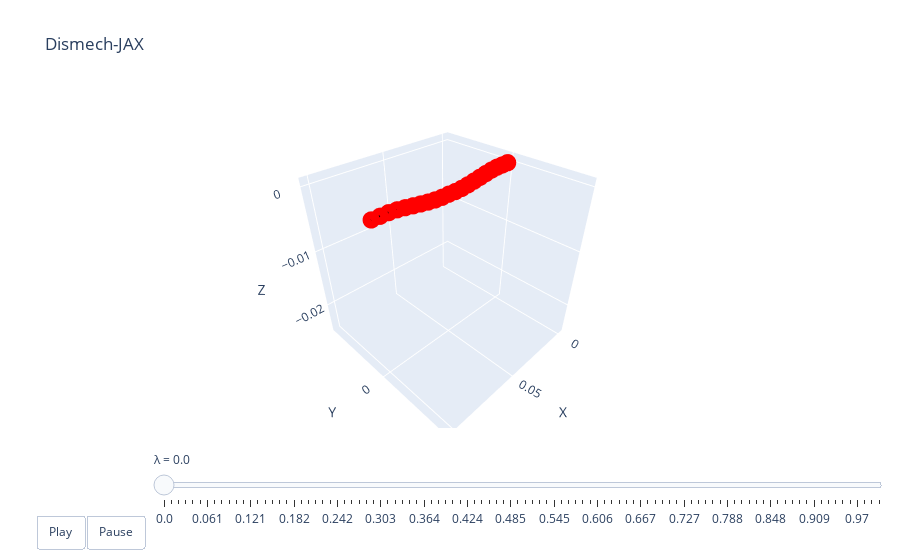

Notebook code for this chart:
### Code cell
lambdas = jnp.linspace(0, 1.0, 100)
xf_test = sim.solve(lambdas, xf0, final_Theta, aux, state, nsteps=10)
xb_star = jax.vmap(fixed_0, (0, None))(lambdas, aux)
qs = jax.vmap(get_q, (0, 0, None))(xf_test, xb_star, aux)
dismech.animate(lambdas, qs, top)

### Figure 1 — Plotly figure (JSON) as saved in the notebook; plotly's stock layout.template omitted (floating-point values rounded to 4 significant figures)
{"data": [{"line": {"color": "black", "width": 4}, "marker": {"color": "red", "size": 6}, "mode": "lines+markers", "name": "edges", "type": "scatter3d", "x": [0, 0.005, null, 0.005, 0.01, null, 0.01, 0.015, null, 0.015, 0.02, null, 0.02, 0.025, null, 0.025, 0.03, null, 0.03, 0.035, null, 0.035, 0.04, null, 0.04, 0.045, null, 0.045, 0.05, null, 0.05, 0.055, null, 0.055, 0.06, null, 0.06, 0.065, null, 0.065, 0.07, null, 0.07, 0.075, null, 0.075, 0.08, null, 0.08, 0.085, null, 0.085, 0.09, null, 0.09, 0.095, null, 0.095, 0.1, null], "y": [0, 0, null, 0, 0, null, 0, 0, null, 0, 0, null, 0, 0, null, 0, 0, null, 0, 0, null, 0, 0, null, 0, 0, null, 0, 0, null, 0, 0, null, 0, 0, null, 0, 0, null, 0, 0, null, 0, 0, null, 0, 0, null, 0, 0, null, 0, 0, null, 0, 0, null, 0, 0, null], "z": [0, 0, null, 0, 0, null, 0, -9.036e-05, null, -9.036e-05, -0.0002559, null, -0.0002559, -0.0004422, null, -0.0004422, -0.0006276, null, -0.0006276, -0.0007964, null, -0.0007964, -0.0009229, null, -0.0009229, -0.0009751, null, -0.0009751, -0.0009439, null, -0.0009439, -0.0009751, null, -0.0009751, -0.0009229, null, -0.0009229, -0.0007964, null, -0.0007964, -0.0006276, null, -0.0006276, -0.0004422, null, -0.0004422, -0.0002559, null, -0.0002559, -9.036e-05, null, -9.036e-05, 0, null, 0, 0, null, 0, 0, null]}], "layout": {"scene": {"xaxis": {"range": [-0.005, 0.105], "title": {"text": "X"}}, "yaxis": {"range": [-0.0004773, 0.0004639], "title": {"text": "Y"}}, "zaxis": {"range": [-0.02547, 0.001213], "title": {"text": "Z"}}}, "sliders": [{"currentvalue": {"prefix": "λ = "}, "steps": [{"args": [["0.0"], {"frame": {"duration": 50, "redraw": true}, "mode": "immediate"}], "label": "0.0", "method": "animate"}, {"args": [["0.01"], {"frame": {"duration": 50, "redraw": true}, "mode": "immediate"}], "label": "0.01", "method": "animate"}, {"args": [["0.02"], {"frame": {"duration": 50, "redraw": true}, "mode": "immediate"}], "label": "0.02", "method": "animate"}, {"args": [["0.03"], {"frame": {"duration": 50, "redraw": true}, "mode": "immediate"}], "label": "0.03", "method": "animate"}, {"args": [["0.04"], {"frame": {"duration": 50, "redraw": true}, "mode": "immediate"}], "label": "0.04", "method": "animate"}, {"args": [["0.051"], {"frame": {"duration": 50, "redraw": true}, "mode": "immediate"}], "label": "0.051", "method": "animate"}, {"args": [["0.061"], {"frame": {"duration": 50, "redraw": true}, "mode": "immediate"}], "label": "0.061", "method": "animate"}, {"args": [["0.071"], {"frame": {"duration": 50, "redraw": true}, "mode": "immediate"}], "label": "0.071", "method": "animate"}, {"args": [["0.081"], {"frame": {"duration": 50, "redraw": true}, "mode": "immediate"}], "label": "0.081", "method": "animate"}, {"args": [["0.091"], {"frame": {"duration": 50, "redraw": true}, "mode": "immediate"}], "label": "0.091", "method": "animate"}, {"args": [["0.101"], {"frame": {"duration": 50, "redraw": true}, "mode": "immediate"}], "label": "0.101", "method": "animate"}, {"args": [["0.111"], {"frame": {"duration": 50, "redraw": true}, "mode": "immediate"}], "label": "0.111", "method": "animate"}, {"args": [["0.121"], {"frame": {"duration": 50, "redraw": true}, "mode": "immediate"}], "label": "0.121", "method": "animate"}, {"args": [["0.131"], {"frame": {"duration": 50, "redraw": true}, "mode": "immediate"}], "label": "0.131", "method": "animate"}, {"args": [["0.141"], {"frame": {"duration": 50, "redraw": true}, "mode": "immediate"}], "label": "0.141", "method": "animate"}, {"args": [["0.152"], {"frame": {"duration": 50, "redraw": true}, "mode": "immediate"}], "label": "0.152", "method": "animate"}, {"args": [["0.162"], {"frame": {"duration": 50, "redraw": true}, "mode": "immediate"}], "label": "0.162", "method": "animate"}, {"args": [["0.172"], {"frame": {"duration": 50, "redraw": true}, "mode": "immediate"}], "label": "0.172", "method": "animate"}, {"args": [["0.182"], {"frame": {"duration": 50, "redraw": true}, "mode": "immediate"}], "label": "0.182", "method": "animate"}, {"args": [["0.192"], {"frame": {"duration": 50, "redraw": true}, "mode": "immediate"}], "label": "0.192", "method": "animate"}, {"args": [["0.202"], {"frame": {"duration": 50, "redraw": true}, "mode": "immediate"}], "label": "0.202", "method": "animate"}, {"args": [["0.212"], {"frame": {"duration": 50, "redraw": true}, "mode": "immediate"}], "label": "0.212", "method": "animate"}, {"args": [["0.222"], {"frame": {"duration": 50, "redraw": true}, "mode": "immediate"}], "label": "0.222", "method": "animate"}, {"args": [["0.232"], {"frame": {"duration": 50, "redraw": true}, "mode": "immediate"}], "label": "0.232", "method": "animate"}, {"args": [["0.242"], {"frame": {"duration": 50, "redraw": true}, "mode": "immediate"}], "label": "0.242", "method": "animate"}, {"args": [["0.253"], {"frame": {"duration": 50, "redraw": true}, "mode": "immediate"}], "label": "0.253", "method": "animate"}, {"args": [["0.263"], {"frame": {"duration": 50, "redraw": true}, "mode": "immediate"}], "label": "0.263", "method": "animate"}, {"args": [["0.273"], {"frame": {"duration": 50, "redraw": true}, "mode": "immediate"}], "label": "0.273", "method": "animate"}, {"args": [["0.283"], {"frame": {"duration": 50, "redraw": true}, "mode": "immediate"}], "label": "0.283", "method": "animate"}, {"args": [["0.293"], {"frame": {"duration": 50, "redraw": true}, "mode": "immediate"}], "label": "0.293", "method": "animate"}, {"args": [["0.303"], {"frame": {"duration": 50, "redraw": true}, "mode": "immediate"}], "label": "0.303", "method": "animate"}, {"args": [["0.313"], {"frame": {"duration": 50, "redraw": true}, "mode": "immediate"}], "label": "0.313", "method": "animate"}, {"args": [["0.323"], {"frame": {"duration": 50, "redraw": true}, "mode": "immediate"}], "label": "0.323", "method": "animate"}, {"args": [["0.333"], {"frame": {"duration": 50, "redraw": true}, "mode": "immediate"}], "label": "0.333", "method": "animate"}, {"args": [["0.343"], {"frame": {"duration": 50, "redraw": true}, "mode": "immediate"}], "label": "0.343", "method": "animate"}, {"args": [["0.354"], {"frame": {"duration": 50, "redraw": true}, "mode": "immediate"}], "label": "0.354", "method": "animate"}, {"args": [["0.364"], {"frame": {"duration": 50, "redraw": true}, "mode": "immediate"}], "label": "0.364", "method": "animate"}, {"args": [["0.374"], {"frame": {"duration": 50, "redraw": true}, "mode": "immediate"}], "label": "0.374", "method": "animate"}, {"args": [["0.384"], {"frame": {"duration": 50, "redraw": true}, "mode": "immediate"}], "label": "0.384", "method": "animate"}, {"args": [["0.394"], {"frame": {"duration": 50, "redraw": true}, "mode": "immediate"}], "label": "0.394", "method": "animate"}, {"args": [["0.404"], {"frame": {"duration": 50, "redraw": true}, "mode": "immediate"}], "label": "0.404", "method": "animate"}, {"args": [["0.414"], {"frame": {"duration": 50, "redraw": true}, "mode": "immediate"}], "label": "0.414", "method": "animate"}, {"args": [["0.424"], {"frame": {"duration": 50, "redraw": true}, "mode": "immediate"}], "label": "0.424", "method": "animate"}, {"args": [["0.434"], {"frame": {"duration": 50, "redraw": true}, "mode": "immediate"}], "label": "0.434", "method": "animate"}, {"args": [["0.444"], {"frame": {"duration": 50, "redraw": true}, "mode": "immediate"}], "label": "0.444", "method": "animate"}, {"args": [["0.455"], {"frame": {"duration": 50, "redraw": true}, "mode": "immediate"}], "label": "0.455", "method": "animate"}, {"args": [["0.465"], {"frame": {"duration": 50, "redraw": true}, "mode": "immediate"}], "label": "0.465", "method": "animate"}, {"args": [["0.475"], {"frame": {"duration": 50, "redraw": true}, "mode": "immediate"}], "label": "0.475", "method": "animate"}, {"args": [["0.485"], {"frame": {"duration": 50, "redraw": true}, "mode": "immediate"}], "label": "0.485", "method": "animate"}, {"args": [["0.495"], {"frame": {"duration": 50, "redraw": true}, "mode": "immediate"}], "label": "0.495", "method": "animate"}, {"args": [["0.505"], {"frame": {"duration": 50, "redraw": true}, "mode": "immediate"}], "label": "0.505", "method": "animate"}, {"args": [["0.515"], {"frame": {"duration": 50, "redraw": true}, "mode": "immediate"}], "label": "0.515", "method": "animate"}, {"args": [["0.525"], {"frame": {"duration": 50, "redraw": true}, "mode": "immediate"}], "label": "0.525", "method": "animate"}, {"args": [["0.535"], {"frame": {"duration": 50, "redraw": true}, "mode": "immediate"}], "label": "0.535", "method": "animate"}, {"args": [["0.545"], {"frame": {"duration": 50, "redraw": true}, "mode": "immediate"}], "label": "0.545", "method": "animate"}, {"args": [["0.556"], {"frame": {"duration": 50, "redraw": true}, "mode": "immediate"}], "label": "0.556", "method": "animate"}, {"args": [["0.566"], {"frame": {"duration": 50, "redraw": true}, "mode": "immediate"}], "label": "0.566", "method": "animate"}, {"args": [["0.576"], {"frame": {"duration": 50, "redraw": true}, "mode": "immediate"}], "label": "0.576", "method": "animate"}, {"args": [["0.586"], {"frame": {"duration": 50, "redraw": true}, "mode": "immediate"}], "label": "0.586", "method": "animate"}, {"args": [["0.596"], {"frame": {"duration": 50, "redraw": true}, "mode": "immediate"}], "label": "0.596", "method": "animate"}, {"args": [["0.606"], {"frame": {"duration": 50, "redraw": true}, "mode": "immediate"}], "label": "0.606", "method": "animate"}, {"args": [["0.616"], {"frame": {"duration": 50, "redraw": true}, "mode": "immediate"}], "label": "0.616", "method": "animate"}, {"args": [["0.626"], {"frame": {"duration": 50, "redraw": true}, "mode": "immediate"}], "label": "0.626", "method": "animate"}, {"args": [["0.636"], {"frame": {"duration": 50, "redraw": true}, "mode": "immediate"}], "label": "0.636", "method": "animate"}, {"args": [["0.646"], {"frame": {"duration": 50, "redraw": true}, "mode": "immediate"}], "label": "0.646", "method": "animate"}, {"args": [["0.657"], {"frame": {"duration": 50, "redraw": true}, "mode": "immediate"}], "label": "0.657", "method": "animate"}, {"args": [["0.667"], {"frame": {"duration": 50, "redraw": true}, "mode": "immediate"}], "label": "0.667", "method": "animate"}, {"args": [["0.677"], {"frame": {"duration": 50, "redraw": true}, "mode": "immediate"}], "label": "0.677", "method": "animate"}, {"args": [["0.687"], {"frame": {"duration": 50, "redraw": true}, "mode": "immediate"}], "label": "0.687", "method": "animate"}, {"args": [["0.697"], {"frame": {"duration": 50, "redraw": true}, "mode": "immediate"}], "label": "0.697", "method": "animate"}, {"args": [["0.707"], {"frame": {"duration": 50, "redraw": true}, "mode": "immediate"}], "label": "0.707", "method": "animate"}, {"args": [["0.717"], {"frame": {"duration": 50, "redraw": true}, "mode": "immediate"}], "label": "0.717", "method": "animate"}, {"args": [["0.727"], {"frame": {"duration": 50, "redraw": true}, "mode": "immediate"}], "label": "0.727", "method": "animate"}, {"args": [["0.737"], {"frame": {"duration": 50, "redraw": true}, "mode": "immediate"}], "label": "0.737", "method": "animate"}, {"args": [["0.747"], {"frame": {"duration": 50, "redraw": true}, "mode": "immediate"}], "label": "0.747", "method": "animate"}, {"args": [["0.758"], {"frame": {"duration": 50, "redraw": true}, "mode": "immediate"}], "label": "0.758", "method": "animate"}, {"args": [["0.768"], {"frame": {"duration": 50, "redraw": true}, "mode": "immediate"}], "label": "0.768", "method": "animate"}, {"args": [["0.778"], {"frame": {"duration": 50, "redraw": true}, "mode": "immediate"}], "label": "0.778", "method": "animate"}, {"args": [["0.788"], {"frame": {"duration": 50, "redraw": true}, "mode": "immediate"}], "label": "0.788", "method": "animate"}, {"args": [["0.798"], {"frame": {"duration": 50, "redraw": true}, "mode": "immediate"}], "label": "0.798", "method": "animate"}, {"args": [["0.808"], {"frame": {"duration": 50, "redraw": true}, "mode": "immediate"}], "label": "0.808", "method": "animate"}, {"args": [["0.818"], {"frame": {"duration": 50, "redraw": true}, "mode": "immediate"}], "label": "0.818", "method": "animate"}, {"args": [["0.828"], {"frame": {"duration": 50, "redraw": true}, "mode": "immediate"}], "label": "0.828", "method": "animate"}, {"args": [["0.838"], {"frame": {"duration": 50, "redraw": true}, "mode": "immediate"}], "label": "0.838", "method": "animate"}, {"args": [["0.848"], {"frame": {"duration": 50, "redraw": true}, "mode": "immediate"}], "label": "0.848", "method": "animate"}, {"args": [["0.859"], {"frame": {"duration": 50, "redraw": true}, "mode": "immediate"}], "label": "0.859", "method": "animate"}, {"args": [["0.869"], {"frame": {"duration": 50, "redraw": true}, "mode": "immediate"}], "label": "0.869", "method": "animate"}, {"args": [["0.879"], {"frame": {"duration": 50, "redraw": true}, "mode": "immediate"}], "label": "0.879", "method": "animate"}, {"args": [["0.889"], {"frame": {"duration": 50, "redraw": true}, "mode": "immediate"}], "label": "0.889", "method": "animate"}, {"args": [["0.899"], {"frame": {"duration": 50, "redraw": true}, "mode": "immediate"}], "label": "0.899", "method": "animate"}, {"args": [["0.909"], {"frame": {"duration": 50, "redraw": true}, "mode": "immediate"}], "label": "0.909", "method": "animate"}, {"args": [["0.919"], {"frame": {"duration": 50, "redraw": true}, "mode": "immediate"}], "label": "0.919", "method": "animate"}, {"args": [["0.929"], {"frame": {"duration": 50, "redraw": true}, "mode": "immediate"}], "label": "0.929", "method": "animate"}, {"args": [["0.939"], {"frame": {"duration": 50, "redraw": true}, "mode": "immediate"}], "label": "0.939", "method": "animate"}, {"args": [["0.949"], {"frame": {"duration": 50, "redraw": true}, "mode": "immediate"}], "label": "0.949", "method": "animate"}, {"args": [["0.96"], {"frame": {"duration": 50, "redraw": true}, "mode": "immediate"}], "label": "0.96", "method": "animate"}, {"args": [["0.97"], {"frame": {"duration": 50, "redraw": true}, "mode": "immediate"}], "label": "0.97", "method": "animate"}, {"args": [["0.98"], {"frame": {"duration": 50, "redraw": true}, "mode": "immediate"}], "label": "0.98", "method": "animate"}, {"args": [["0.99"], {"frame": {"duration": 50, "redraw": true}, "mode": "immediate"}], "label": "0.99", "method": "animate"}, {"args": [["1.0"], {"frame": {"duration": 50, "redraw": true}, "mode": "immediate"}], "label": "1.0", "method": "animate"}], "transition": {"duration": 0}, "x": 0.1, "y": 0}], "title": {"text": "Dismech-JAX"}, "updatemenus": [{"buttons": [{"args": [null, {"frame": {"duration": 50, "redraw": true}, "fromcurrent": true}], "label": "Play", "method": "animate"}, {"args": [[null], {"frame": {"duration": 0, "redraw": true}, "mode": "immediate"}], "label": "Pause", "method": "animate"}], "direction": "left", "pad": {"r": 10, "t": 87}, "showactive": false, "type": "buttons", "x": 0.1, "xanchor": "right", "y": 0, "yanchor": "top"}]}}
